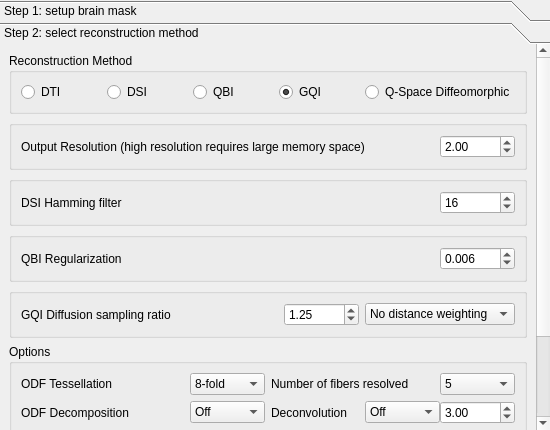
<?xml version="1.0" encoding="UTF-8"?>
<ui version="4.0">
 <class>reconstruction_window</class>
 <widget class="QMainWindow" name="reconstruction_window">
  <property name="geometry">
   <rect>
    <x>0</x>
    <y>0</y>
    <width>550</width>
    <height>430</height>
   </rect>
  </property>
  <property name="sizePolicy">
   <sizepolicy hsizetype="Preferred" vsizetype="Preferred">
    <horstretch>0</horstretch>
    <verstretch>0</verstretch>
   </sizepolicy>
  </property>
  <property name="minimumSize">
   <size>
    <width>550</width>
    <height>430</height>
   </size>
  </property>
  <property name="font">
   <font>
    <family>Arial</family>
   </font>
  </property>
  <property name="windowTitle">
   <string>Reconstruction</string>
  </property>
  <widget class="QWidget" name="centralwidget">
   <layout class="QVBoxLayout" name="verticalLayout">
    <property name="spacing">
     <number>0</number>
    </property>
    <property name="margin">
     <number>0</number>
    </property>
    <item>
     <widget class="QToolBox" name="toolBox">
      <property name="currentIndex">
       <number>1</number>
      </property>
      <property name="tabSpacing">
       <number>0</number>
      </property>
      <widget class="QWidget" name="page_3">
       <property name="geometry">
        <rect>
         <x>0</x>
         <y>0</y>
         <width>473</width>
         <height>140</height>
        </rect>
       </property>
       <attribute name="label">
        <string>Step 1: setup brain mask</string>
       </attribute>
       <layout class="QGridLayout" name="gridLayout_2">
        <item row="0" column="0">
         <layout class="QVBoxLayout" name="verticalLayout_5">
          <item>
           <layout class="QVBoxLayout" name="verticalLayout_3">
            <item>
             <layout class="QHBoxLayout" name="horizontalLayout">
              <property name="spacing">
               <number>0</number>
              </property>
              <item>
               <widget class="QToolButton" name="load_mask">
                <property name="text">
                 <string>Open...</string>
                </property>
               </widget>
              </item>
              <item>
               <widget class="QToolButton" name="save_mask">
                <property name="text">
                 <string>Save...</string>
                </property>
               </widget>
              </item>
              <item>
               <widget class="QToolButton" name="thresholding">
                <property name="text">
                 <string>Thresholding</string>
                </property>
               </widget>
              </item>
              <item>
               <widget class="QToolButton" name="dilation">
                <property name="text">
                 <string>Dilation</string>
                </property>
               </widget>
              </item>
              <item>
               <widget class="QToolButton" name="erosion">
                <property name="text">
                 <string>Erosion</string>
                </property>
               </widget>
              </item>
              <item>
               <widget class="QToolButton" name="smoothing">
                <property name="text">
                 <string>Smoothing</string>
                </property>
               </widget>
              </item>
              <item>
               <widget class="QToolButton" name="defragment">
                <property name="text">
                 <string>Defragment</string>
                </property>
               </widget>
              </item>
              <item>
               <spacer name="horizontalSpacer_2">
                <property name="orientation">
                 <enum>Qt::Horizontal</enum>
                </property>
                <property name="sizeHint" stdset="0">
                 <size>
                  <width>40</width>
                  <height>20</height>
                 </size>
                </property>
               </spacer>
              </item>
             </layout>
            </item>
            <item>
             <widget class="QGraphicsView" name="graphicsView"/>
            </item>
            <item>
             <widget class="QSlider" name="SlicePos">
              <property name="orientation">
               <enum>Qt::Horizontal</enum>
              </property>
             </widget>
            </item>
           </layout>
          </item>
         </layout>
        </item>
       </layout>
      </widget>
      <widget class="QWidget" name="page">
       <property name="geometry">
        <rect>
         <x>0</x>
         <y>-20</y>
         <width>533</width>
         <height>451</height>
        </rect>
       </property>
       <property name="minimumSize">
        <size>
         <width>0</width>
         <height>0</height>
        </size>
       </property>
       <attribute name="label">
        <string>Step 2: select reconstruction method</string>
       </attribute>
       <layout class="QVBoxLayout" name="verticalLayout_2">
        <item>
         <widget class="QGroupBox" name="groupBox">
          <property name="title">
           <string>Reconstruction Method</string>
          </property>
          <layout class="QHBoxLayout" name="horizontalLayout_2">
           <item>
            <widget class="QRadioButton" name="DTI">
             <property name="text">
              <string>DTI</string>
             </property>
             <property name="checked">
              <bool>false</bool>
             </property>
            </widget>
           </item>
           <item>
            <widget class="QRadioButton" name="DSI">
             <property name="text">
              <string>DSI</string>
             </property>
            </widget>
           </item>
           <item>
            <widget class="QRadioButton" name="QBI">
             <property name="text">
              <string>QBI</string>
             </property>
            </widget>
           </item>
           <item>
            <widget class="QRadioButton" name="GQI">
             <property name="text">
              <string>GQI</string>
             </property>
             <property name="checked">
              <bool>true</bool>
             </property>
            </widget>
           </item>
           <item>
            <widget class="QRadioButton" name="QDif">
             <property name="enabled">
              <bool>true</bool>
             </property>
             <property name="text">
              <string>Q-Space Diffeomorphic</string>
             </property>
            </widget>
           </item>
          </layout>
         </widget>
        </item>
        <item>
         <widget class="QGroupBox" name="ResolutionBox">
          <property name="title">
           <string/>
          </property>
          <layout class="QHBoxLayout" name="horizontalLayout_8">
           <item>
            <widget class="QLabel" name="label_8">
             <property name="text">
              <string>Output Resolution (high resolution requires large memory space)</string>
             </property>
            </widget>
           </item>
           <item>
            <widget class="QDoubleSpinBox" name="mni_resolution">
             <property name="maximumSize">
              <size>
               <width>75</width>
               <height>16777215</height>
              </size>
             </property>
             <property name="minimum">
              <double>0.500000000000000</double>
             </property>
             <property name="maximum">
              <double>3.000000000000000</double>
             </property>
             <property name="singleStep">
              <double>0.100000000000000</double>
             </property>
             <property name="value">
              <double>2.000000000000000</double>
             </property>
            </widget>
           </item>
          </layout>
         </widget>
        </item>
        <item>
         <widget class="QGroupBox" name="DSIOption_2">
          <layout class="QHBoxLayout" name="DSIOption">
           <item>
            <widget class="QLabel" name="label_5">
             <property name="text">
              <string>DSI Hamming filter</string>
             </property>
            </widget>
           </item>
           <item>
            <widget class="QSpinBox" name="hamming_filter">
             <property name="maximumSize">
              <size>
               <width>75</width>
               <height>16777215</height>
              </size>
             </property>
             <property name="minimum">
              <number>8</number>
             </property>
             <property name="maximum">
              <number>20</number>
             </property>
             <property name="value">
              <number>16</number>
             </property>
            </widget>
           </item>
          </layout>
         </widget>
        </item>
        <item>
         <widget class="QGroupBox" name="QBIOption_2">
          <layout class="QHBoxLayout" name="QBIOption">
           <item>
            <widget class="QLabel" name="label_6">
             <property name="text">
              <string>QBI Regularization</string>
             </property>
            </widget>
           </item>
           <item>
            <widget class="QDoubleSpinBox" name="regularization_param">
             <property name="maximumSize">
              <size>
               <width>75</width>
               <height>16777215</height>
              </size>
             </property>
             <property name="decimals">
              <number>3</number>
             </property>
             <property name="minimum">
              <double>0.001000000000000</double>
             </property>
             <property name="maximum">
              <double>1.000000000000000</double>
             </property>
             <property name="singleStep">
              <double>0.001000000000000</double>
             </property>
             <property name="value">
              <double>0.006000000000000</double>
             </property>
            </widget>
           </item>
          </layout>
         </widget>
        </item>
        <item>
         <widget class="QGroupBox" name="GQIOption_2">
          <layout class="QHBoxLayout" name="GQIOption">
           <item>
            <widget class="QLabel" name="label_7">
             <property name="text">
              <string>GQI Diffusion sampling ratio</string>
             </property>
            </widget>
           </item>
           <item>
            <widget class="QDoubleSpinBox" name="diffusion_sampling">
             <property name="maximumSize">
              <size>
               <width>75</width>
               <height>16777215</height>
              </size>
             </property>
             <property name="decimals">
              <number>2</number>
             </property>
             <property name="minimum">
              <double>0.200000000000000</double>
             </property>
             <property name="maximum">
              <double>3.000000000000000</double>
             </property>
             <property name="singleStep">
              <double>0.050000000000000</double>
             </property>
             <property name="value">
              <double>1.250000000000000</double>
             </property>
            </widget>
           </item>
           <item>
            <widget class="QComboBox" name="ODFDef">
             <property name="maximumSize">
              <size>
               <width>150</width>
               <height>16777215</height>
              </size>
             </property>
             <item>
              <property name="text">
               <string>No distance weighting</string>
              </property>
             </item>
             <item>
              <property name="text">
               <string>r-squared weighted</string>
              </property>
             </item>
            </widget>
           </item>
          </layout>
         </widget>
        </item>
        <item>
         <widget class="QGroupBox" name="OptionGroupBox">
          <property name="sizePolicy">
           <sizepolicy hsizetype="Preferred" vsizetype="Expanding">
            <horstretch>0</horstretch>
            <verstretch>0</verstretch>
           </sizepolicy>
          </property>
          <property name="title">
           <string>Options</string>
          </property>
          <layout class="QGridLayout" name="gridLayout">
           <item row="1" column="0">
            <layout class="QHBoxLayout" name="horizontalLayout_3">
             <item>
              <widget class="QLabel" name="label_2">
               <property name="text">
                <string>ODF Tessellation</string>
               </property>
              </widget>
             </item>
             <item>
              <widget class="QComboBox" name="ODFDim">
               <property name="maximumSize">
                <size>
                 <width>75</width>
                 <height>16777215</height>
                </size>
               </property>
               <property name="currentIndex">
                <number>3</number>
               </property>
               <item>
                <property name="text">
                 <string>4-fold</string>
                </property>
               </item>
               <item>
                <property name="text">
                 <string>5-fold</string>
                </property>
               </item>
               <item>
                <property name="text">
                 <string>6-fold</string>
                </property>
               </item>
               <item>
                <property name="text">
                 <string>8-fold</string>
                </property>
               </item>
              </widget>
             </item>
            </layout>
           </item>
           <item row="5" column="0">
            <layout class="QHBoxLayout" name="horizontalLayout_12">
             <property name="topMargin">
              <number>0</number>
             </property>
             <item>
              <widget class="QLabel" name="label">
               <property name="text">
                <string>Multithread reconstruction</string>
               </property>
              </widget>
             </item>
             <item>
              <widget class="QComboBox" name="ThreadCount">
               <property name="maximumSize">
                <size>
                 <width>75</width>
                 <height>16777215</height>
                </size>
               </property>
               <item>
                <property name="text">
                 <string>Off</string>
                </property>
               </item>
               <item>
                <property name="text">
                 <string>2 threads</string>
                </property>
               </item>
               <item>
                <property name="text">
                 <string>3 threads</string>
                </property>
               </item>
               <item>
                <property name="text">
                 <string>4 threads</string>
                </property>
               </item>
               <item>
                <property name="text">
                 <string>5 threads</string>
                </property>
               </item>
               <item>
                <property name="text">
                 <string>6 threads</string>
                </property>
               </item>
               <item>
                <property name="text">
                 <string>7 threads</string>
                </property>
               </item>
               <item>
                <property name="text">
                 <string>8 threads</string>
                </property>
               </item>
               <item>
                <property name="text">
                 <string>9 threads</string>
                </property>
               </item>
               <item>
                <property name="text">
                 <string>10 threads</string>
                </property>
               </item>
              </widget>
             </item>
            </layout>
           </item>
           <item row="7" column="0">
            <widget class="QCheckBox" name="RecordODF">
             <property name="text">
              <string>Record ODF in the output file</string>
             </property>
            </widget>
           </item>
           <item row="7" column="1">
            <widget class="QCheckBox" name="HalfSphere">
             <property name="text">
              <string>Half-sphere scheme</string>
             </property>
             <property name="checked">
              <bool>false</bool>
             </property>
            </widget>
           </item>
           <item row="1" column="1">
            <layout class="QHBoxLayout" name="horizontalLayout_6">
             <item>
              <widget class="QLabel" name="label_3">
               <property name="text">
                <string>Number of fibers resolved</string>
               </property>
              </widget>
             </item>
             <item>
              <widget class="QComboBox" name="NumOfFibers">
               <property name="maximumSize">
                <size>
                 <width>75</width>
                 <height>16777215</height>
                </size>
               </property>
               <property name="currentIndex">
                <number>2</number>
               </property>
               <item>
                <property name="text">
                 <string>3</string>
                </property>
               </item>
               <item>
                <property name="text">
                 <string>4</string>
                </property>
               </item>
               <item>
                <property name="text">
                 <string>5</string>
                </property>
               </item>
               <item>
                <property name="text">
                 <string>6</string>
                </property>
               </item>
               <item>
                <property name="text">
                 <string>7</string>
                </property>
               </item>
              </widget>
             </item>
            </layout>
           </item>
           <item row="2" column="1">
            <layout class="QHBoxLayout" name="horizontalLayout_5">
             <property name="spacing">
              <number>0</number>
             </property>
             <item>
              <widget class="QLabel" name="label_4">
               <property name="text">
                <string>Deconvolution</string>
               </property>
              </widget>
             </item>
             <item>
              <widget class="QComboBox" name="ODFSharpening">
               <property name="maximumSize">
                <size>
                 <width>75</width>
                 <height>16777215</height>
                </size>
               </property>
               <item>
                <property name="text">
                 <string>Off</string>
                </property>
               </item>
               <item>
                <property name="text">
                 <string>On</string>
                </property>
               </item>
              </widget>
             </item>
             <item>
              <widget class="QDoubleSpinBox" name="SharpeningParam">
               <property name="maximumSize">
                <size>
                 <width>75</width>
                 <height>16777215</height>
                </size>
               </property>
               <property name="minimum">
                <double>0.500000000000000</double>
               </property>
               <property name="maximum">
                <double>20.000000000000000</double>
               </property>
               <property name="singleStep">
                <double>0.500000000000000</double>
               </property>
               <property name="value">
                <double>3.000000000000000</double>
               </property>
              </widget>
             </item>
            </layout>
           </item>
           <item row="2" column="0">
            <layout class="QHBoxLayout" name="horizontalLayout_4">
             <property name="topMargin">
              <number>0</number>
             </property>
             <item>
              <widget class="QLabel" name="label_9">
               <property name="text">
                <string>ODF Decomposition</string>
               </property>
              </widget>
             </item>
             <item>
              <widget class="QComboBox" name="Decomposition">
               <property name="maximumSize">
                <size>
                 <width>75</width>
                 <height>16777215</height>
                </size>
               </property>
               <item>
                <property name="text">
                 <string>Off</string>
                </property>
               </item>
               <item>
                <property name="text">
                 <string>On</string>
                </property>
               </item>
              </widget>
             </item>
            </layout>
           </item>
          </layout>
         </widget>
        </item>
        <item>
         <layout class="QHBoxLayout" name="horizontalLayout_7">
          <item>
           <spacer name="horizontalSpacer">
            <property name="orientation">
             <enum>Qt::Horizontal</enum>
            </property>
            <property name="sizeHint" stdset="0">
             <size>
              <width>40</width>
              <height>20</height>
             </size>
            </property>
           </spacer>
          </item>
          <item>
           <widget class="QCommandLinkButton" name="doDTI">
            <property name="maximumSize">
             <size>
              <width>16777215</width>
              <height>50</height>
             </size>
            </property>
            <property name="text">
             <string>Run reconstruction</string>
            </property>
            <property name="description">
             <string/>
            </property>
           </widget>
          </item>
         </layout>
        </item>
       </layout>
      </widget>
     </widget>
    </item>
   </layout>
  </widget>
 </widget>
 <resources/>
 <connections/>
</ui>
